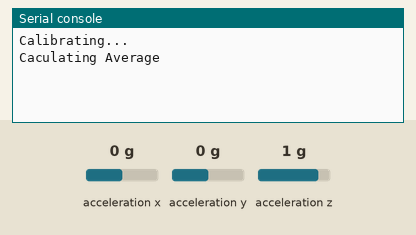
Bench run of a program on a simulated MicroPython board. Parts: the last lines printed to the serial console. The inputs (shaded band) are chosen by the test bench; at power-on: acceleration z 1 g, acceleration x 0 g, acceleration y 0 g. Nothing arrives over Bluetooth unless stated; library files of the repository ran but are not shown: MPU6050.py.

Above: at 1.2 s.
1.3 s: acceleration z set to -1.4 g
At 4.0 s:
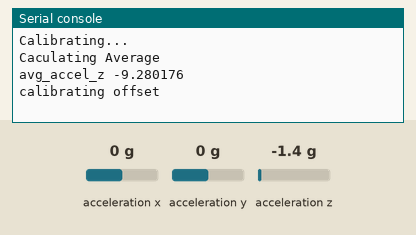
4.3 s: acceleration z set to -0.8 g
At 7.2 s:
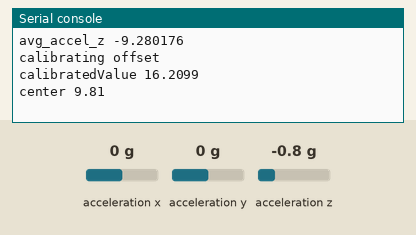

The program:

peripheral.py
```python
# This example demonstrates a simple temperature sensor peripheral.
#
# The sensor's local value updates every second, and it will notify
# any connected central every 10 seconds.

# This example demonstrates the low-level bluetooth module. For most
# applications, we recommend using the higher-level aioble library which takes
# care of all IRQ handling and connection management. See
# https://github.com/micropython/micropython-lib/tree/master/micropython/bluetooth/aioble
# and in particular the temp_sensor.py example included with aioble.
import bluetooth
import struct
import time
import utime
from ble_module import BLEImu
from ble_advertising import advertising_payload
import MPU6050
import machine
import sys

from micropython import const

window_buffer = [9] * 20
window_buffer2 = [9] * 10
def main():
    while True:
        try:
            # Initialize Variables
            ### IMU - configure
            # Set up the I2C interface
            i2c = machine.I2C(1, sda=machine.Pin(14), scl=machine.Pin(15))
            # Set up the MPU6050 class
            mpu = MPU6050.MPU6050(i2c)
            # Wake up the MPU6050 from sleep
            mpu.wake()

            ### BLE - configure
            ble = bluetooth.BLE()
            imu_peripheral = BLEImu(ble)

            # Automatically calibrate the IMU sensor
            # Calculate the average raw input from the IMU in neutral position
            calibratedAverage = mpu._auto_calibrate_average(3, window_buffer)

            # Calculate the offset needed to make 1g on the IMU
            calibratedAverageOffset = mpu._auto_calibrate_offset(3, window_buffer2)

            # Use the last read from calibration to determine value to zero the raw data
            centeringValue = mpu.read_accel_data()[2] + calibratedAverageOffset
            print("center",centeringValue,"\n")

            while True:
                ### READ IMU
                # Read accelerometer data (acceleration along the Z-axis) and center value around 0
                accel_z = mpu.read_accel_data()[2] + calibratedAverageOffset
                #print("current read", accel_z)
                #print("centeringValue", centeringValue)

                accel_z = accel_z - centeringValue
                #print("final", accel_z)
                #sending the value of the IMU to the central
                i = 0
                imu_peripheral._send_pothole_event(accel_z, notify=i == 0, indicate=True)

                time.sleep_ms(5)
                #raise OSError(5, "Invalid argument (EINVAL)")

        except OSError as e:
            if e.args[0] == 22:  # Check if the errno is EINVAL (22)
                print("Caught OSError: Invalid argument (EINVAL). Please check your inputs.")
                time.sleep_ms(2000)
                pass
            elif e.args[0] == 5:
                print("IMU diconnected")
                time.sleep_ms(2000)
                pass
            elif e.args[1] == 110:
                print("IMU GND is disconnected")
                time.sleep_ms(2000)
                pass
            else:
                print("Caught OSError:", e)
                pass
                # Additional error handling code if needed
        except Exception as e :
            print("Last Exception", e)
            break

if __name__ == "__main__":
    main()
```

ble_module.py
```python
import bluetooth
import struct
from ble_advertising import advertising_payload

_IRQ_CENTRAL_CONNECT = const(1)
_IRQ_CENTRAL_DISCONNECT = const(2)
_IRQ_GATTS_INDICATE_DONE = const(20)

_FLAG_READ = const(0x0002)
_FLAG_NOTIFY = const(0x0010)
_FLAG_INDICATE = const(0x0020)

# org.bluetooth.service.environmental_sensing
_IMU_SENSE_UUID = bluetooth.UUID("c5e15ad3-bcf5-4cc1-a40a-899931a69a3b")
# org.bluetooth.characteristic.temperature
_IMU_CHAR = (
    bluetooth.UUID(0x2A6E),
    _FLAG_READ | _FLAG_NOTIFY | _FLAG_INDICATE,
)
_IMU_SENSE_SERVICE = (
    _IMU_SENSE_UUID,
    (_IMU_CHAR,),
)

# org.bluetooth.characteristic.gap.appearance.xml
_ADV_APPEARANCE_GENERIC_THERMOMETER = const(768)

class BLEImu:
    def __init__(self, ble, name="leftIMU"):
        self._ble = ble
        self._ble.active(True)
        self._ble.irq(self._irq)
        ((self._handle,),) = self._ble.gatts_register_services((_IMU_SENSE_SERVICE,))
        self._connections = set()
        self._payload = advertising_payload(
            name=name, services=[_IMU_SENSE_UUID])
        self._advertise()

    def _irq(self, event, data):
        # Track connections so we can send notifications.
        if event == _IRQ_CENTRAL_CONNECT:
            conn_handle, _, _ = data
            self._connections.add(conn_handle)
            print("connected")
        elif event == _IRQ_CENTRAL_DISCONNECT:
            conn_handle, _, _ = data
            self._connections.remove(conn_handle)
            # Start advertising again to allow a new connection.
            print("Diconnected")
            self._advertise()
        elif event == _IRQ_GATTS_INDICATE_DONE:
            conn_handle, value_handle, status = data


    def _send_pothole_event(self, event:float, notify=False, indicate=False):
        # Write the local value, ready for a central to read.
        self._ble.gatts_write(self._handle, struct.pack("<f", event))
        if notify or indicate:
            for conn_handle in self._connections:
                if notify:
                    # Notify connected centrals.
                    self._ble.gatts_notify(conn_handle, self._handle)
                if indicate:
                     # Indicate connected centrals.
                    self._ble.gatts_indicate(conn_handle, self._handle)

    def _advertise(self, interval_us=500000):
        self._ble.gap_advertise(interval_us, adv_data=self._payload)
```

Measured:
- after the input at 1.3 s, the serial console: prints a new line after 1.8 s (image 1)
- after the input at 4.3 s, the serial console: prints a new line after 1.8 s (image 2)
